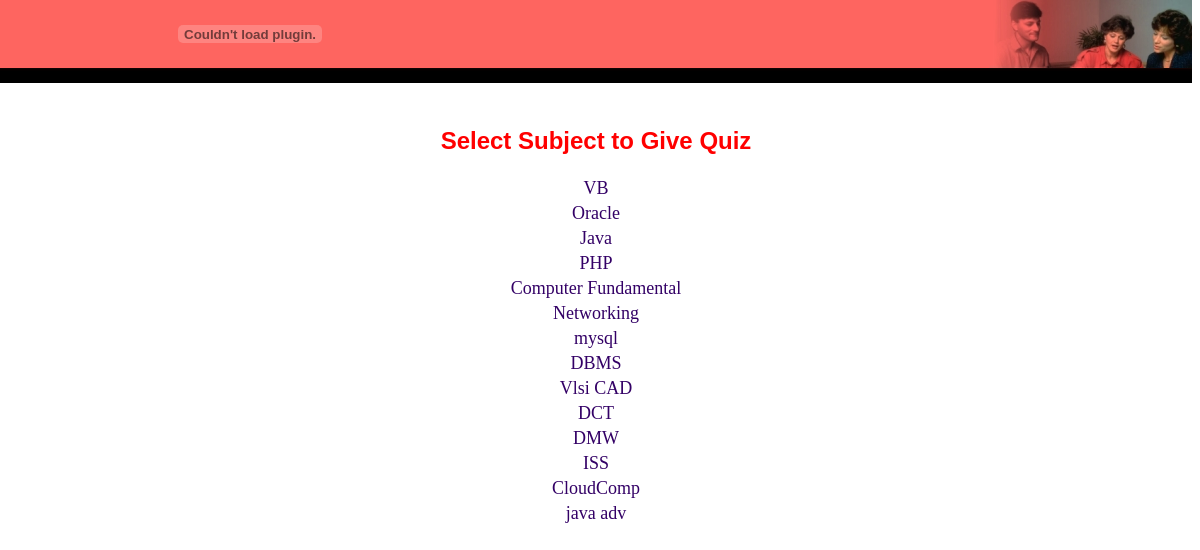
Page /Online_exam_New/sublist.php on the committed database.
### tables this page shows
CREATE TABLE IF NOT EXISTS `mst_subject` (
`sub_id` int(5) NOT NULL,
  `sub_name` varchar(25) DEFAULT NULL
);

### Online_exam_New/sublist.php (the view, shortened to what this page needs)
<!DOCTYPE HTML PUBLIC "-//W3C//DTD HTML 4.01 Transitional//EN" "http://www.w3.org/TR/html4/loose.dtd">
<html>
<head>
<link href="quiz.css" rel="stylesheet" type="text/css">
</head>
<body>
<?php
include("header.php");
echo "<h2 class=head1> Select Subject to Give Quiz </h2>";
$rs=mysql_query("select * from mst_subject");
echo "<table align=center>";
while($row=mysql_fetch_row($rs))
{
	echo "<tr><td align=center ><a href=showtest.php?subid=$row[0]><font size=4>$row[1]</font></a>";
}
echo "</table>";
?>
</body>
</html>

### Online_exam_New/header.php (shortened to what this page needs)
<table border="0" width="100%" cellspacing="0" cellpadding="0" background="image/topbkg.jpg">
  <tr>
    <td width="90%" valign="top">
<div align="left"><object classid=clsid:D27CDB6E-AE6D-11cf-96B8-444553540000
codebase=http://download.macromedia.com/pub/shockwave/cabs/flash/swflash.cab#version=5,0,2,0
width=500
height=68>
<embed src=image/fence.swf
quality=high
pluginspage=http://www.macromedia.com/shockwave/download/index.cgi?P1_Prod_Version=ShockwaveFlash type=application/x-shockwave-flash
width=500
height=68
bgcolor=#000000
scale= showall>
</object></div></td>
    <td width="10%">
     <img border="0" src="image/topright.jpg" width="203" height="68" align="right"></td>
  </tr>
</table>
<table border="0" width="100%" cellspacing="0" cellpadding="0" bgcolor="#000000" background="img/blackbar.jpg">
  <tr>
    <td width="100%" align="right"><img border="0" src="image/blackbar.jpg" width="89" height="15"></td>
  </tr>
  </Table>
  <Table width="100%">
  <tr>
  <td>
  </td>
    <td>
	</td>
  </tr>
</table>

### Online_exam_New/quiz.css (style rules this page uses)
body { margin-left: 0px; margin-top: 0px; }
a:link { color: #330066; text-decoration: none; }
.head1 { font-family: Arial, Helvetica, sans-serif; font-size: 24px; color: #FF0000; text-align: center; font-weight: bold; }

### rows in the picture
mst_subject: sub_name "VB"
mst_subject: sub_name "Oracle"
mst_subject: sub_name "Java"
mst_subject: sub_name "PHP"
mst_subject: sub_name "Computer Fundamental"
mst_subject: sub_name "Networking"
mst_subject: sub_name "mysql"
mst_subject: sub_name "DBMS"
mst_subject: sub_name "Vlsi CAD"
mst_subject: sub_name "DCT"
mst_subject: sub_name "DMW"
mst_subject: sub_name "ISS"
mst_subject: sub_name "CloudComp"
mst_subject: sub_name "java adv"
